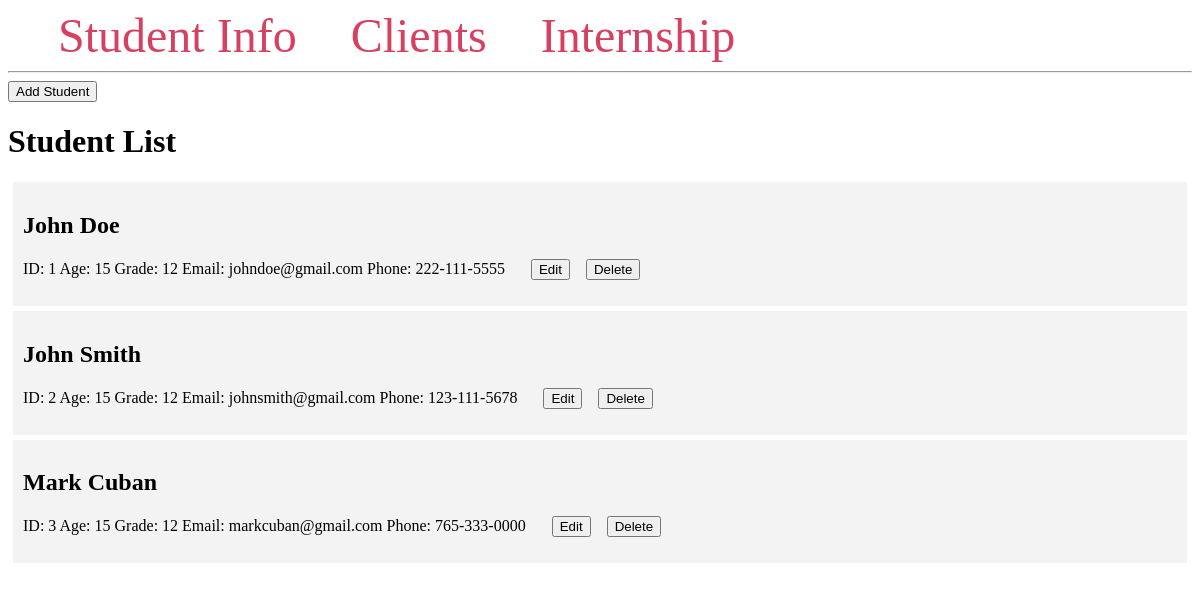
/students, run on the app's committed database.
### tables this page shows
CREATE TABLE students (
    student_id INTEGER PRIMARY KEY AUTOINCREMENT,
    name TEXT NOT NULL,
    age INTEGER,
    grade TEXT NOT NULL,
    email TEXT NOT NULL,
    phone TEXT NOT NULL
);

### main.py (the view)
@app.route('/students')
def index():
    conn = get_db_connection()
    students = conn.execute('SELECT * FROM students').fetchall()
    conn.close()
    return render_template('index.html', students=students)

### main.py (called while the page is built)
def get_db_connection():
    conn = sqlite3.connect('student_project.db')
    conn.row_factory = sqlite3.Row
    return conn

### templates/index.html
{% extends 'base.html' %}
{% block content %}
<a href="{{ url_for('create') }}">
    <button type="button" >Add Student</button>
</a>
<h1>{% block title %} Student List {% endblock %}</h1>
{% for student in students %}
<div class='student'>
    <h2>
        {{ student['name'] }}
    </h2>
    <p>
        ID: {{student['student_id']}} Age: {{ student['age'] }}  Grade: {{ student['grade'] }} Email: {{ student['email'] }} Phone: {{ student['phone'] }}
        <span style="padding-left:22px"/>
        <a href="{{ url_for('edit', id=student['student_id']) }}"><button>Edit</button></a>
        <span style="padding-left:12px"/>
        <a href="{{ url_for('delete', id=student['student_id']) }}"><button>Delete</button></a>
    </p>
</div>
{% endfor %}
{% endblock %}

### templates/base.html (style rules this page uses)
.student { padding: 10px; margin: 5px; background-color: #f3f3f3 }

### data on the page
students: name "John Doe", student_id "1", age "15", grade "12", email "johndoe@gmail.com", phone "222-111-5555"
students: name "John Smith", student_id "2", age "15", grade "12", email "johnsmith@gmail.com", phone "123-111-5678"
students: name "Mark Cuban", student_id "3", age "15", grade "12", email "markcuban@gmail.com", phone "765-333-0000"
